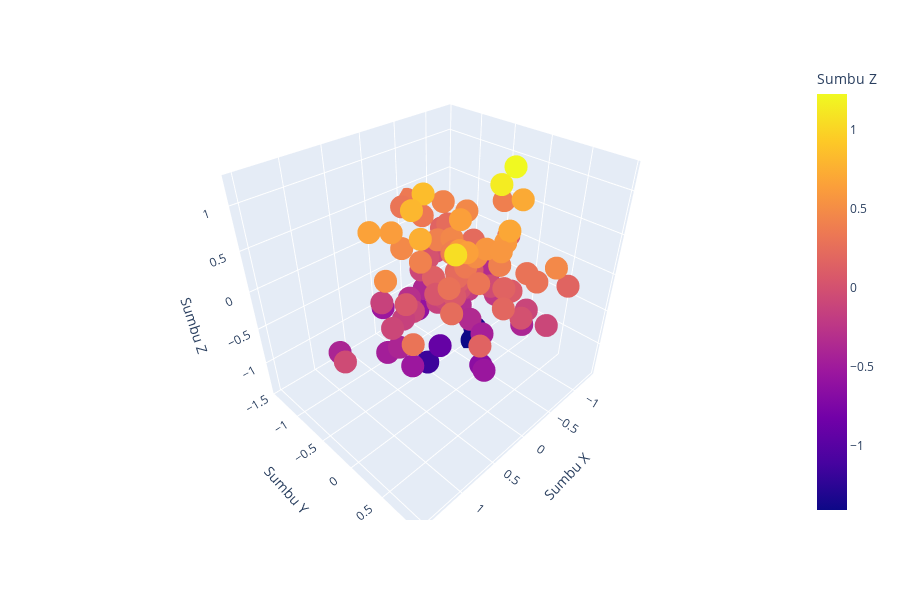

Source (notebook cell):
### Markdown cell above
## *Output* yang kaya dan interaktif

Selama ini semua *output* yang dihasilkan telah berupa teks, tetapi *output* ini juga dapat menjadi lebih menarik, seperti grafik di bawah ini. Anda bahkan dapat berinteraksi dengan grafik seperti memperbesar, mengubah range, melihat nilai ketika melakukan *hover*, bahkan memilih grafik yang ditampilkan.

### Code cell
import numpy as np
import pandas as pd
import plotly.express as px

Data = np.random.normal(loc=0, scale=0.5, size=[100, 3])
Data = pd.DataFrame(Data, columns=['Sumbu X','Sumbu Y','Sumbu Z'])

fig = px.scatter_3d(Data, x='Sumbu X', y='Sumbu Y', z='Sumbu Z', color='Sumbu Z')
fig.update_layout(height=600)
fig.show()
